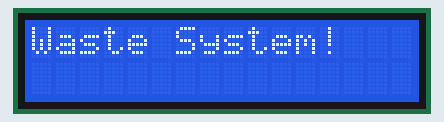
This sketch was run on a simulated Arduino Uno, built with avr-gcc and run on an emulated ATmega328P. On the bench: 16×2 character LCD. Random numbers use the default seed unless the sketch sets one.

Above: at 0.1 s.
At 5.2 s:
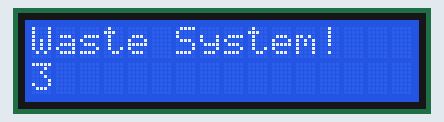
At 11.2 s:
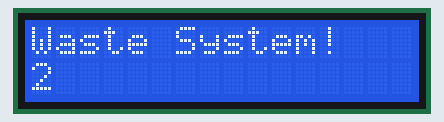
At 19.3 s:
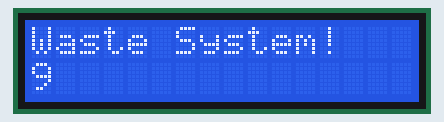
At 29.4 s:
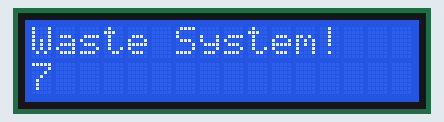
At 37.4 s:
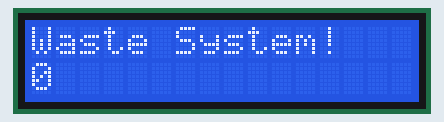

Measured:
- what the display in image 1 shows lasts 1.0 s, from 5.1 s to 6.1 s

The sketch:

HelloWorld.ino
```cpp
#include <Wire.h>
#include <LiquidCrystal_I2C.h>

// Set the LCD address to 0x27 for a 16 chars and 2 line display
LiquidCrystal_I2C lcd(0x27, 16, 2);

void setup()
{
	// initialize the LCD
	lcd.begin();

	// Turn on the blacklight and print a message.
	lcd.backlight();

}

void loop()
{
  int my_ran;
  my_ran=random(10);
	lcd.setCursor(0,0);
  lcd.print("Waste System!");
  delay(1000);
  lcd.setCursor(0,1);
  lcd.print(my_ran);
  delay(1000);
  lcd.clear();
	// Do nothing here...
}
```
